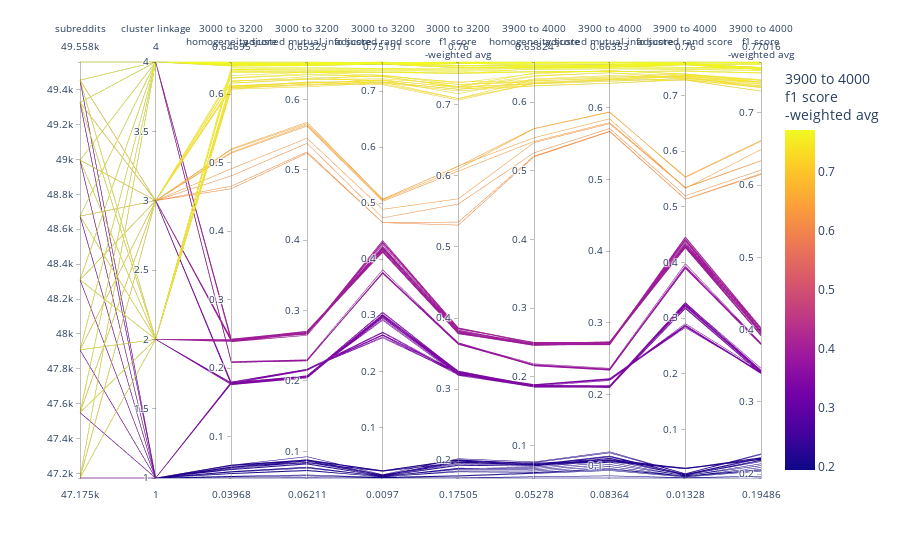

The notebook cell saved with this chart:
### Code cell
l_cols_plot_raw_ = l_parallel_params + l_parallel_metrics_3k + l_parallel_metrics_4k
l_cols_plot_clean_ = [rename_col_for_display(c) for c in l_cols_plot_raw_]
df_plot_ = (
    df_mlf_clustering_candidates[l_cols_plot_raw_]
    .rename(columns={c: rename_col_for_display(c) for c in l_cols_plot_raw_})
    .reset_index(drop=True)
)
# remap cluster linkage so it shows up in plot
col_linkage_clean = ['cluster linkage']
df_plot_[col_linkage_clean] = df_plot_[col_linkage_clean].replace(d_linkage_to_num)
print(f"Linkage names:\n {d_num_to_linkage}")


fig = px.parallel_coordinates(
    df_plot_,
    color=l_cols_plot_clean_[-1],
    # dimensions=l_cols_plot_clean_,
    # labels={},
    # color_continuous_scale=px.colors.diverging.Tealrose,
    # color_continuous_midpoint=2
)
fig.show()

### Figure 1 — Plotly figure (JSON) as saved in the notebook; plotly's stock layout.template omitted (floating-point values rounded to 4 significant figures; data arrays with more than 128 entries replaced by an {"elided": "..."} marker saying what was removed)
{"data": [{"dimensions": [{"label": "subreddits", "values": {"elided": "132 int values"}}, {"label": "cluster linkage", "values": {"elided": "132 int values"}}, {"label": "3000 to 3200<br>homogeneity score<br>", "values": {"elided": "132 float values"}}, {"label": "3000 to 3200<br>adjusted mutual info score<br>", "values": {"elided": "132 float values"}}, {"label": "3000 to 3200<br>adjusted rand score<br>", "values": {"elided": "132 float values"}}, {"label": "3000 to 3200<br>f1 score<br>-weighted avg<br>", "values": {"elided": "132 float values"}}, {"label": "3900 to 4000<br>homogeneity score<br>", "values": {"elided": "132 float values"}}, {"label": "3900 to 4000<br>adjusted mutual info score<br>", "values": {"elided": "132 float values"}}, {"label": "3900 to 4000<br>adjusted rand score<br>", "values": {"elided": "132 float values"}}, {"label": "3900 to 4000<br>f1 score<br>-weighted avg<br>", "values": {"elided": "132 float values"}}], "domain": {"x": [0, 1], "y": [0, 1]}, "line": {"color": {"elided": "132 float values"}, "coloraxis": "coloraxis"}, "name": "", "type": "parcoords"}], "layout": {"autosize": true, "coloraxis": {"colorbar": {"title": {"text": "3900 to 4000<br>f1 score<br>-weighted avg<br>"}}, "colorscale": [[0, "#0d0887"], [0.1111, "#46039f"], [0.2222, "#7201a8"], [0.3333, "#9c179e"], [0.4444, "#bd3786"], [0.5556, "#d8576b"], [0.6667, "#ed7953"], [0.7778, "#fb9f3a"], [0.8889, "#fdca26"], [1, "#f0f921"]]}, "legend": {"tracegroupgap": 0}, "margin": {"t": 60}}}
